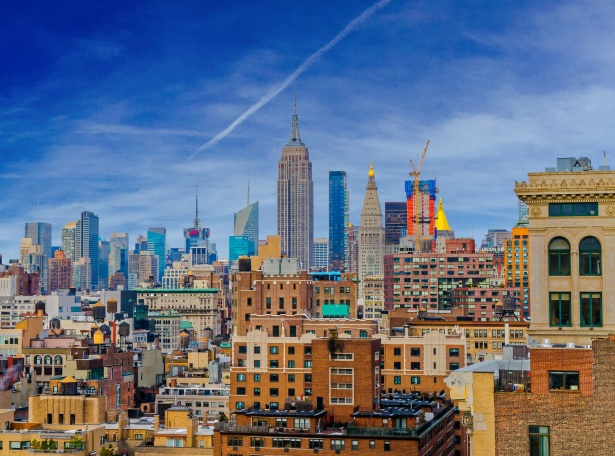
#> input picture images/2-new-york-skyline.jpg, 615 x 456 px, found by its file name
$ jupyter execute --allow-errors K-Means.ipynb   (shell and % lines are left out)
#> lines starting #> are read from the running program, lines starting #| are printed output that depends on the picture
### plot_utils.py
import numpy as np
import matplotlib.pyplot as plt

class plot_utils:
    def __init__(self, img_data, title, num_pixels=10000, colors=None):
        self.img_data = img_data
        self.title = title
        self.num_pixels = num_pixels
        self.colors = colors

    def colorSpace(self):
        if self.colors is None:
            self.colors = self.img_data

        rand = np.random.RandomState(42)
        index = rand.permutation(self.img_data.shape[0])[:self.num_pixels]
        colors = self.colors[index]
        R, G, B = self.img_data[index].T
        fig, ax = plt.subplots(1, 2, figsize=(12,8))
        ax[0].scatter(R, G, color=colors, marker='.')
        ax[0].set(xlabel='Red', ylabel='Green', xlim=(0, 1), ylim=(0, 1))
        ax[1].scatter(R, B, color=colors, marker='.')
        ax[1].set(xlabel='Red', ylabel='Blue', xlim=(0, 1), ylim=(0, 1))
        fig.suptitle(self.title, size=20)

### K-Means.ipynb
[cell 1]
from google.colab import drive
drive.mount('/content/drive')

<h2 align="center">Image Compression with K-means Clustering</h2>

###Importing Libraries
---

[cell 2]
from __future__ import print_function
import os
import numpy as np
import matplotlib.pyplot as plt
import matplotlib.image as image
plt.style.use("ggplot")

from skimage import io
from sklearn.cluster import KMeans

from ipywidgets import interact, interactive, fixed, interact_manual, IntSlider
import ipywidgets as widgets

[cell 3]
plt.rcParams['figure.figsize'] = (20,12)

### Data Preprocessing
---

[cell 4]
img = io.imread('/content/drive/My Drive/Colab Notebooks/ML-projects/Image-Compression/images/2-new-york-skyline.jpg')
#> img is the input picture: shape (456, 615, 3); mean R, G, B 99.8, 111.2, 133
ax = plt.axes(xticks=[], yticks=[])
ax.imshow(img);

[cell 5]
img.shape
#> Out = (456, 615, 3)

[cell 6]
img_data = (img / 255.0).reshape(-1, 3)
img_data.shape
#> Out = (280440, 3)

### Visualizing the Color Space using Point Clouds
---

[cell 7]
import sys
sys.path.append('/content/drive/My Drive/Colab Notebooks/ML-projects/Image-Compression')
from plot_utils import plot_utils

[cell 8]
x = plot_utils(img_data, title='Input color space: 16 million possible colors')
x.colorSpace()
#> in colorSpace, `R, G, B = self.img_data[index].T`: R = 10000 values, max 1 at index 7947, min 0 at index 104, mean 0.392; G = 10000 values, max 0.867 at index 830, min 0 at index 2923, mean 0.435; B = 10000 values, max 0.949 at index 7861, min 0 at index 281, mean 0.518
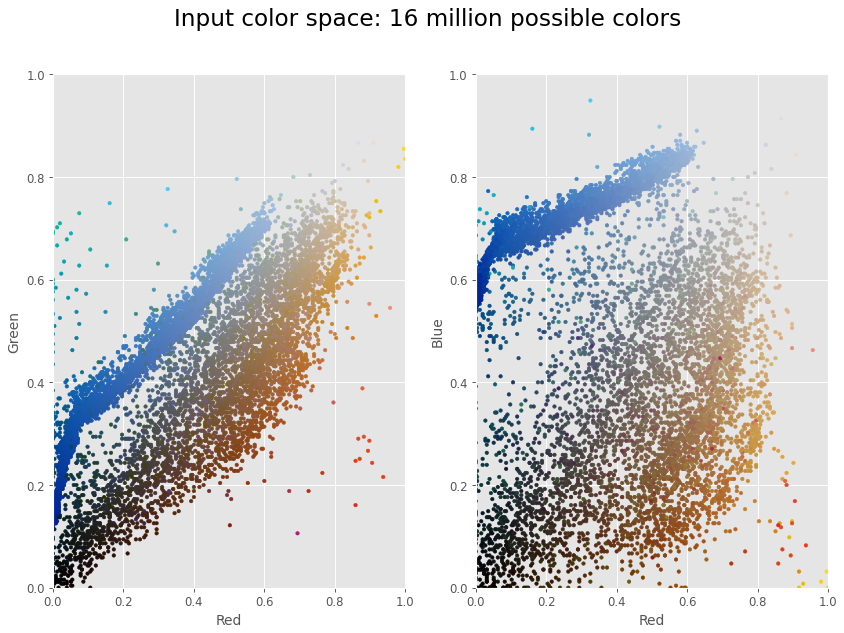
#> figure drawn by matplotlib, 2 panels

### Visualizing the K-means Reduced Color Space
---

<a title="Incheol [CC BY-SA 4.0 (https://creativecommons.org/licenses/by-sa/4.0)], via Wikimedia Commons" href="https://commons.wikimedia.org/wiki/File:Kmeans_animation.gif"></a>
<h5 align="center">Incheol [<a href="https://creativecommons.org/licenses/by-sa/4.0">CC BY-SA 4.0</a>], <a href="https://commons.wikimedia.org/wiki/File:Kmeans_animation.gif">via Wikimedia Commons</a></h5>

**K-means Algorithm**:

1. Initialization: Randomly sample $k$ colors from the input image. These are the initial $k$ means $\mu_1,\mu_2,...,\mu_k$.

2. For each pixel in the image, assign it to its nearest mean given by $$c^{(i)} := \textrm{argmin}_{j}\left \|x^{(i)} - \mu_j \right \|^2$$

3. Update the means using the pixel assignments from Step 2. $$\mu_j := \frac{\sum_{i}^{n}1\left \{c^{(i)} = j  \right \}x^{(i)}}{\sum_{i}^{n}1\left \{c^{(i)} = j  \right \}}$$

4. Repeat Steps 2 and 3 until convergence.

[cell 9]
from sklearn.cluster import MiniBatchKMeans

[cell 10]
kmeans = MiniBatchKMeans(16).fit(img_data)
k_colors = kmeans.cluster_centers_[kmeans.predict(img_data)]

y = plot_utils(img_data, colors=k_colors, title="Reduced color space: 16 colors")
y.colorSpace()
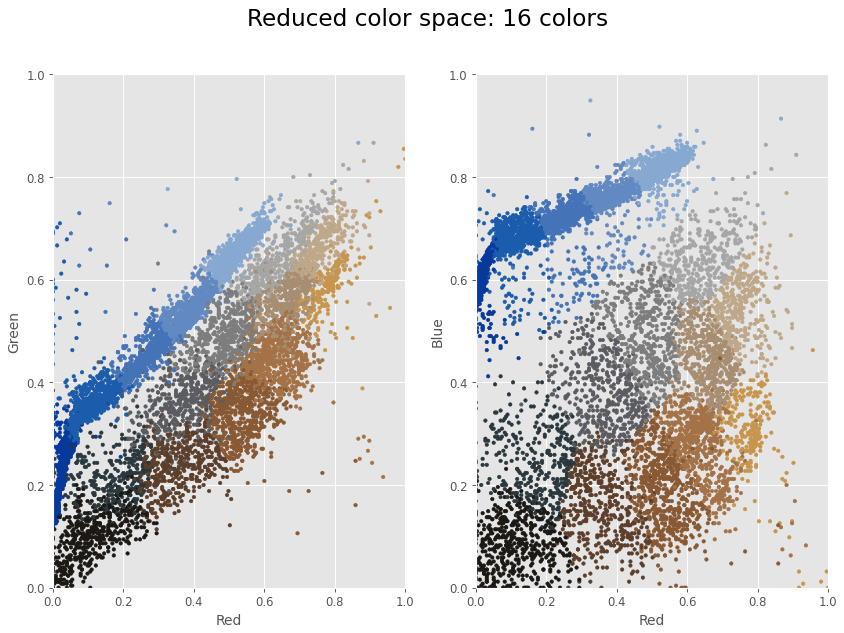
#> figure drawn by matplotlib, 2 panels
#> the sliders are set to 

$ run again, with images/4-GoldenGateBridge.jpg copied over images/2-new-york-skyline.jpg
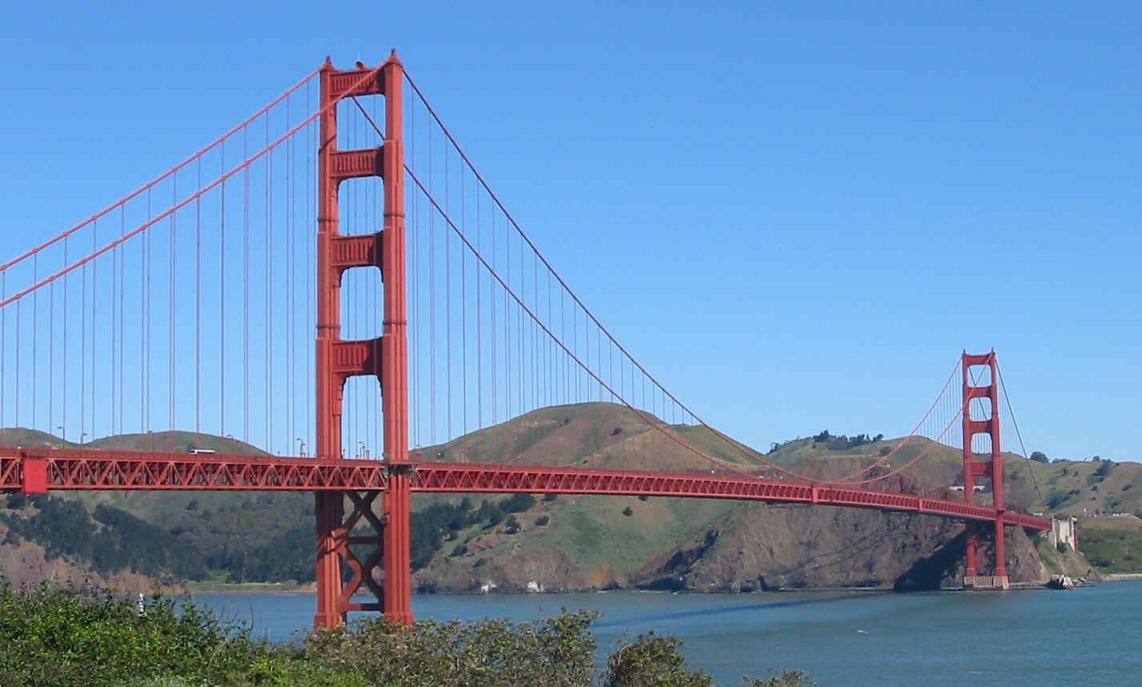
#> input picture images/4-GoldenGateBridge.jpg, 1142 x 687 px, found by its file name
#> img is the input picture: shape (687, 1142, 3); mean R, G, B 110.9, 144.2, 182.8
#> R = 10000 values, max 0.918 at index 4129, min 0.00392 at index 700, mean 0.435; G = 10000 values, max 0.894 at index 1326, min 0 at index 589, mean 0.564; B = 10000 values, max 1 at index 24, min 0 at index 700, mean 0.713
#> `[cell 8] x = plot_utils(img_data, title='Input color space: 16 million..`:
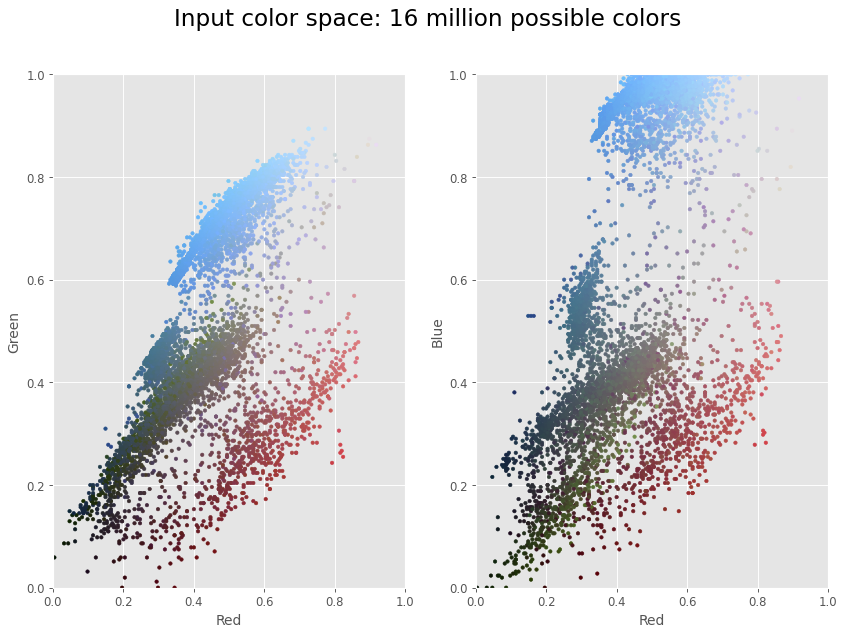
#> figure drawn by matplotlib, 2 panels
#> `[cell 10] kmeans = MiniBatchKMeans(16).fit(img_data) k_colors = kmeans..`:
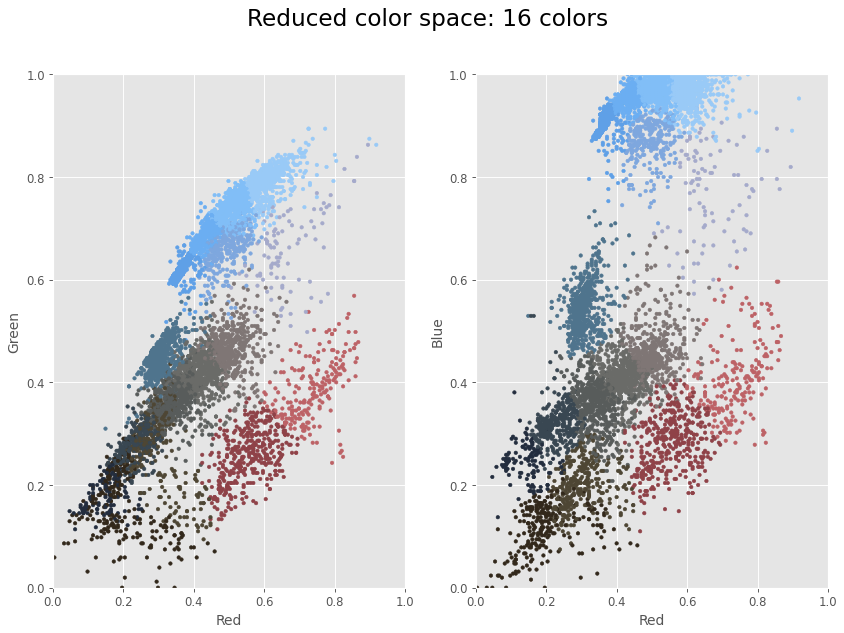
#> figure drawn by matplotlib, 2 panels
